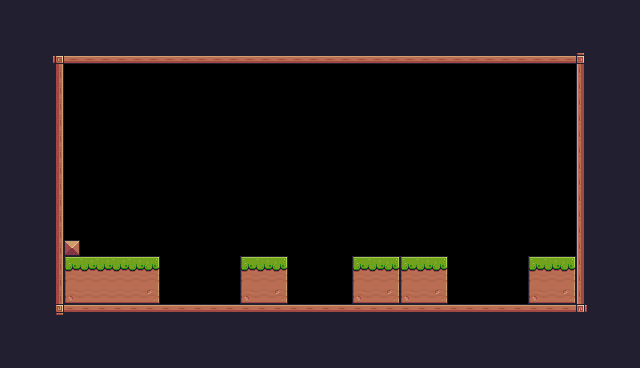

Below is a game level as drawn by its tile map, then a one-line description and the .tmx file that defines it, in full:
An orthogonal 40x23 tile map with 16x16 px tiles, 1 tile layer (Tile Layer 1) and 1 object (Player).

<map version="1.10" tiledversion="1.11.0" orientation="orthogonal" renderorder="right-down" width="40" height="23" tilewidth="16" tileheight="16" infinite="0" nextlayerid="3" nextobjectid="5">
 <tileset firstgid="1" source="Pixel Adventure.tsx" />
 <layer id="1" name="Tile Layer 1" width="40" height="23">
  <data encoding="csv">
24,24,24,24,24,24,24,24,24,24,24,24,24,24,24,24,24,24,24,24,24,24,24,24,24,24,24,24,24,24,24,24,24,24,24,24,24,24,24,24,
24,24,24,24,24,24,24,24,24,24,24,24,24,24,24,24,24,24,24,24,24,24,24,24,24,24,24,24,24,24,24,24,24,24,24,24,24,24,24,24,
24,24,24,24,24,24,24,24,24,24,24,24,24,24,24,24,24,24,24,24,24,24,24,24,24,24,24,24,24,24,24,24,24,24,24,24,24,24,24,24,
24,24,24,92,134,134,134,134,134,134,134,134,134,134,134,134,134,134,134,134,134,134,134,134,134,134,134,134,134,134,134,134,134,134,134,134,93,24,24,24,
24,24,24,113,0,0,0,0,0,0,0,0,0,0,0,0,0,0,0,0,0,0,0,0,0,0,0,0,0,0,0,0,0,0,0,0,111,24,24,24,
24,24,24,113,0,0,0,0,0,0,0,0,0,0,0,0,0,0,0,0,0,0,0,0,0,0,0,0,0,0,0,0,0,0,0,0,111,24,24,24,
24,24,24,113,0,0,0,0,0,0,0,0,0,0,0,0,0,0,0,0,0,0,0,0,0,0,0,0,0,0,0,0,0,0,0,0,111,24,24,24,
24,24,24,113,0,0,0,0,0,0,0,0,0,0,0,0,0,0,0,0,0,0,0,0,0,0,0,0,0,0,0,0,0,0,0,0,111,24,24,24,
24,24,24,113,0,0,0,0,0,0,0,0,0,0,0,0,0,0,0,0,0,0,0,0,0,0,0,0,0,0,0,0,0,0,0,0,111,24,24,24,
24,24,24,113,0,0,0,0,0,0,0,0,0,0,0,0,0,0,0,0,0,0,0,0,0,0,0,0,0,0,0,0,0,0,0,0,111,24,24,24,
24,24,24,113,0,0,0,0,0,0,0,0,0,0,0,0,0,0,0,0,0,0,0,0,0,0,0,0,0,0,0,0,0,0,0,0,111,24,24,24,
24,24,24,113,0,0,0,0,0,0,0,0,0,0,0,0,0,0,0,0,0,0,0,0,0,0,0,0,0,0,0,0,0,0,0,0,111,24,24,24,
24,24,24,113,0,0,0,0,0,0,0,0,0,0,0,0,0,0,0,0,0,0,0,0,0,0,0,0,0,0,0,0,0,0,0,0,111,24,24,24,
24,24,24,113,0,0,0,0,0,0,0,0,0,0,0,0,0,0,0,0,0,0,0,0,0,0,0,0,0,0,0,0,0,0,0,0,111,24,24,24,
24,24,24,113,0,0,0,0,0,0,0,0,0,0,0,0,0,0,0,0,0,0,0,0,0,0,0,0,0,0,0,0,0,0,0,0,111,112,24,24,
24,24,24,113,35,0,0,0,0,0,0,0,0,0,0,0,0,0,0,0,0,0,0,0,0,0,0,0,0,0,0,0,0,0,0,0,111,112,24,24,
24,24,24,113,7,8,8,8,8,9,0,0,0,0,0,7,8,9,0,0,0,0,7,8,9,7,8,9,0,0,0,0,0,7,8,9,111,112,24,24,
24,24,24,113,29,30,30,30,30,31,0,0,0,0,0,29,30,31,0,0,0,0,29,30,31,29,30,31,0,0,0,0,0,29,30,31,111,112,24,24,
24,24,24,113,51,52,52,52,52,53,0,0,0,0,0,51,52,53,0,0,0,0,51,52,53,51,52,53,0,0,0,0,0,51,52,53,111,112,24,24,
24,24,24,114,90,90,90,90,90,90,90,90,90,90,90,90,90,90,90,90,90,90,90,90,90,90,90,90,90,90,90,90,90,90,90,90,115,112,24,24,
24,112,112,112,112,112,112,112,24,24,24,24,24,24,24,24,24,24,24,24,24,24,24,24,24,24,24,24,24,24,24,24,24,24,24,24,24,112,24,24,
24,24,24,24,24,24,24,24,24,24,24,24,24,24,24,24,24,24,24,24,24,24,24,24,24,24,24,24,24,24,24,24,24,24,24,24,24,112,24,24,
24,24,24,24,24,24,24,24,24,24,24,24,24,24,24,24,24,24,24,24,24,24,24,24,24,24,24,24,24,24,24,24,24,24,24,24,24,24,24,24
</data>
 </layer>
 <objectgroup id="2" name="Spawnpoints">
  <object id="2" name="Player" type="Player" x="80" y="224" width="32" height="32" />
 </objectgroup>
</map>
